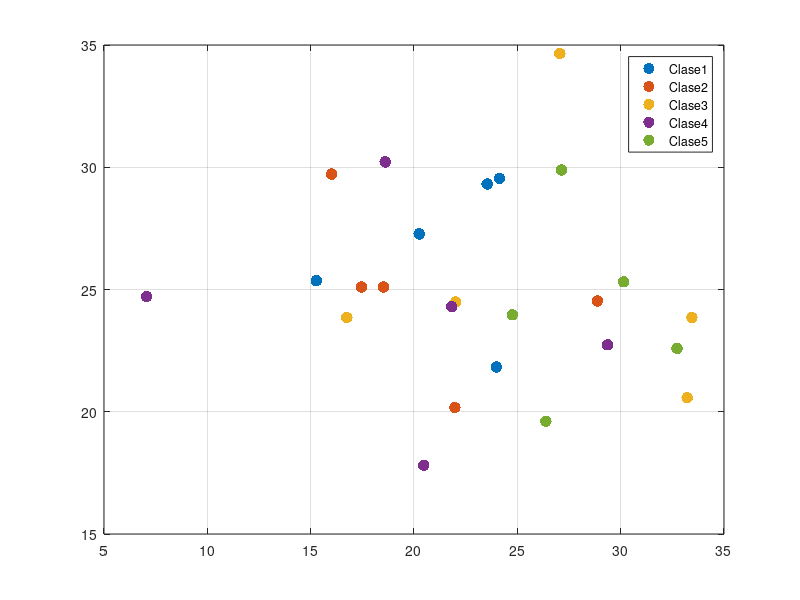

The MATLAB script that drew this image: (Note: this script raises an error after producing the figure.)
close all
clear all
clc
warning off all

clases = input("No. de clases:");
rep = input("No. de representantes por clase:");
dispX = input("¿Cuanta dispersion quieres en x?");
dispY = input("¿Cuanta dispersion quieres en y?");

media = zeros(1, 2.*clases);
A = zeros(2,rep,clases);


for i = 1:clases
	cenX = input("Centro X");
	cenY = input("Centro Y");
	
	cx = (randn(1,rep)+cenX)*dispX;
	cy = (randn(1,rep)+cenY)*dispY;

	w = vertcat(cx,cy);
	A(:,:,i)= w;
	media(i) = mean(cx);
	media(i+clases) = mean(cy);
	
	figure(1)
	plot(cx(1,:),cy(1,:),'.','MarkerSize',25,'DisplayName', strcat('Clase ',num2str(i)))
   
	grid on
	hold on
	legend show
end
persona = 0;
bandera = 'S';
while bandera == 'S'
	persona = persona + 1;
	ux = input('Ingrese X de la nueva persona: ');
	uy = input('Ingrese Y de la nueva persona: ');
	distancia = input('¿Que criterio de desiciones quieres? \n 1.Mahalanobi \n 2.Euclideana \n');
	
	if distancia == 1 %%%%%%%%%%%%%%%%%Distancia mahalanobi 
		text(ux,uy,cellstr(num2str(persona)),'FontSize',15);
		[valor,dism] = Mahalanobi(ux,uy,media,A,clases);
		fprintf("Pertenece a la facultad: %d\n",valor);
	else          %%%%%%%%%%%%%%%%%%%%%%%%%%%Distancia euclideana
		text(ux,uy,cellstr(num2str(persona)),'FontSize',15);
		[valor,dise]=Euclideana(ux,uy,media,clases);
		fprintf("Pertenece a la facultad: %d\n",valor);

	end
	
	prompt = "\nQuisiera ingresar otro? S/N: ";
	bandera = input(prompt,"s");
end


fprintf("Matriz de confusion");
matrizConfusionMaha = zeros(clases,clases);
matrizConfusionEuclideana = zeros(clases,clases);
%pruebasPorClase = round(rep*0.1);
pruebasPorClase = round(rep);
pruebas = zeros(3, pruebasPorClase*clases);

for i = 1:clases
	for j = 1:pruebasPorClase
		pruebas(1, j+(i-1)*pruebasPorClase) = i;
		pruebas(2, j+(i-1)*pruebasPorClase) = Mahalanobi(A(1,j,i),A(2,j,i),media,A,clases);
		pruebas(3, j+(i-1)*pruebasPorClase)= Euclideana(A(1,j,i),A(2,j,i),media,clases);
	end
end

for i=1:pruebasPorClase*clases
	matrizConfusionMaha(pruebas(1,i), pruebas(2,i)) = matrizConfusionMaha(pruebas(1,i), pruebas(2,i))+1;
	matrizConfusionEuclideana(pruebas(1,i), pruebas(3,i)) = matrizConfusionEuclideana(pruebas(1,i), pruebas(3,i))+1;
   
end
lineaprinmaha=0;
lineaprinEuclideana=0;
porclasemaha = zeros(clases);
porclaseeuclide= zeros(clases),
for i=1:clases
	lineaprinEuclideana = lineaprinEuclideana+matrizConfusionEuclideana(i,i);
	lineaprinmaha = lineaprinmaha + matrizConfusionMaha(i,i);
	porclaseeuclide(i) = (matrizConfusionEuclideana(i,i)*100)/rep;
	porclasemaha(i) = (matrizConfusionMaha(i,i)*100)/rep;
end
acuracymaha = (lineaprinmaha*100)/(rep*clases);
acuracyeuclideana = (lineaprinEuclideana*100)/(rep*clases);

fprintf("Matriz de confusion de Mahalanobi")
matrizConfusionMaha
fprintf("presion de ");
acuracymaha
porclasemaha

fprintf("Matriz de consuion de Euclideana")
matrizConfusionEuclideana
fprintf("con precision de");
acuracyeuclideana
porclaseeuclide

disp('fin de proceso...')

function [valor,distm] = Mahalanobi(ux,uy,media,A,clases)
	distm= zeros(1,clases);
	for i = 1:clases
		uxmedia = ux-media(i);
		uymedia=uy-media(i+clases);
		matrizper= horzcat(uxmedia,uymedia);
		covarianza = cov(A(:,:,i)','omitrows');
		distm(i)= matrizper*covarianza*matrizper';  
	 end
	minimo=min(min(distm));
	valor=find(distm==minimo);
end


function [valor,diste] = Euclideana(ux,uy,media,clases)
	diste= zeros(1,clases);
	for i = 1:clases
		diste(i) = sqrt((ux-media(i))^2 + (uy-media(i+clases))^2);
	end
	minimo=min(min(diste));
	valor=find(diste==minimo);
end